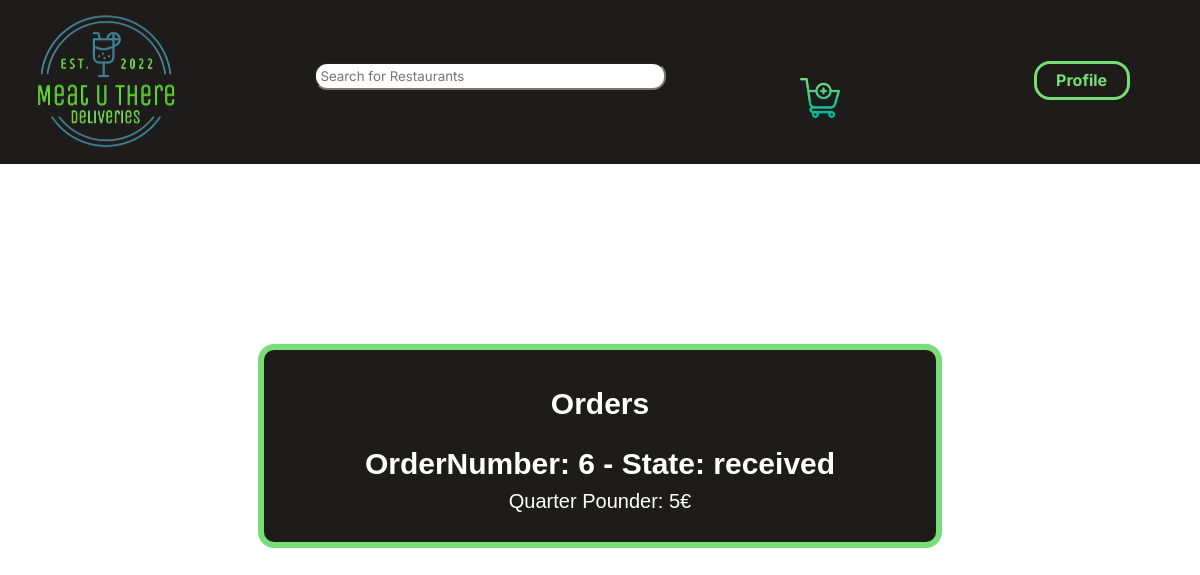
Page /orders.php (signed in) on the committed database.
### tables this page shows
CREATE TABLE Request(
    idRequest INTEGER PRIMARY KEY,
    orderState VARCHAR,
    idUser REFERENCES User
);

CREATE TABLE RequestDishes(
    idRequestDish INTEGER,
    idRequest INTEGER REFERENCES Request ON DELETE CASCADE,
    idDish INTEGER REFERENCES Dish ON DELETE CASCADE,
    PRIMARY KEY(idRequestDish)
);

CREATE TABLE Dish(
    idDish INTEGER PRIMARY KEY AUTOINCREMENT,
    name VARCHAR,
    price REAL,
    idDishCategory INTEGER REFERENCES DishCategory,
    idRestaurant INTEGER REFERENCES Restaurant
);

### database/users.php (called while the page is built, shortened)
<?php
    function getUserInfo($db){
        $stmt = $db->prepare('SELECT *
                              FROM User
                              WHERE username=:username');
        $stmt->bindParam(':username',$_SESSION['username']);
        $stmt->execute();
        $stmt = $stmt->fetch();
        return $stmt;
    }
?>

### database/restaurants.php (called while the page is built, shortened)
<?php
    function getDishInfo($db,$dish_id){
        $stmt = $db->prepare('  SELECT *
                                FROM Dish
                                WHERE idDish=:idDish');
        $stmt->bindParam(':idDish',$dish_id);
        $stmt->execute();
        $stmt = $stmt->fetch();
        return $stmt;
    }
    function getRequests($db,$user_id){
        $stmt = $db->prepare('SELECT *
                              FROM Request WHERE idUser=:user_id');
        $stmt->bindParam(':user_id',$user_id);
        $stmt->execute();
        $stmt = $stmt->fetchAll();
        return $stmt;
    }
    function getRequestDishes($db,$idRequest){
        $stmt = $db->prepare('SELECT idDish
                              FROM RequestDishes WHERE idRequest=:idRequest');
        $stmt->bindParam(':idRequest',$idRequest);
        $stmt->execute();
        $stmt = $stmt->fetchAll();
        return $stmt;
    }
?>

### orders.php (the view, shortened to what this page needs)
<?php
    require_once("templates/common.php");
    require_once("database/connection.php");
    require_once("database/restaurants.php");
    require_once("database/users.php");
    $db=getDatabaseConnection();
    $userInfo = getUserInfo($db,$_SESSION["username"]);
    $requests = getRequests($db,$userInfo['idUser']);
?>
<menu>
    <h2>Orders</h2>
    <ul id=orders>
    <?php foreach($requests as $request){ ?>
            <ul id="OrderNumber"><h1>OrderNumber: <?=$request['idRequest']?> - <?="State: ".$request['orderState']?></h1>
                <?php $requestDishes = getRequestDishes($db,$request['idRequest'])?>
                <?php foreach($requestDishes as $dish){?>
                <li>
                    <?php $dishInfo = getDishInfo($db, $dish['idDish']) ?>
                    <p><?=$dishInfo['name']?>:<?=" ".$dishInfo['price']?>€</p>
                </li>
                <?php } ?>
        <?php } ?>
</menu>

### styles/common.css (style rules this page uses)
* { padding: 0; margin: 0; font-family: 'Inter','Anonymous Pro',"IBM Plex Mono",'Raleway', sans-serif; }
body { font-family: "IBM Plex Mono", 'Courier New', monospace; background-color: white; width:100%; align-items: center; justify-content: center; min-height:100%; }

### styles/orders.css (style rules this page uses)
body { background-image:url("../imgs/hamburger_background"); background-size:cover; width:100% }
menu { width: 250px; padding: 1em; border:0.4em solid #77DD77; background-color: #1D1C1A; border-radius:1em; width: 40em; height: 10em; display:table; margin:auto; margin-top:15%; }
menu p { font: 400 20px/1.5 Helvetica, Verdana, sans-serif; margin: 0; color:white; }
menu h2 { font: 400 30px/1.5 Helvetica, Verdana, sans-serif; margin: 0; padding: 0; color:white; padding: 0.5em; justify-content: center; display: flex; font-weight: bold; }
menu ul h1 { font: 400 30px/1.5 Helvetica, Verdana, sans-serif; margin: 0; padding: 0; color:white; justify-content: center; display: flex; font-weight: bold; }
menu ul { list-style-type: none; margin: 0; padding: 0; }
menu ul li { display: flex; justify-content: center; font: 200 20px/1.5 Helvetica, Verdana, sans-serif; }

### rows in the picture
request: idRequest "6", orderState "received"
requestdishes: idDish.name "Quarter Pounder", idDish.price "5"
